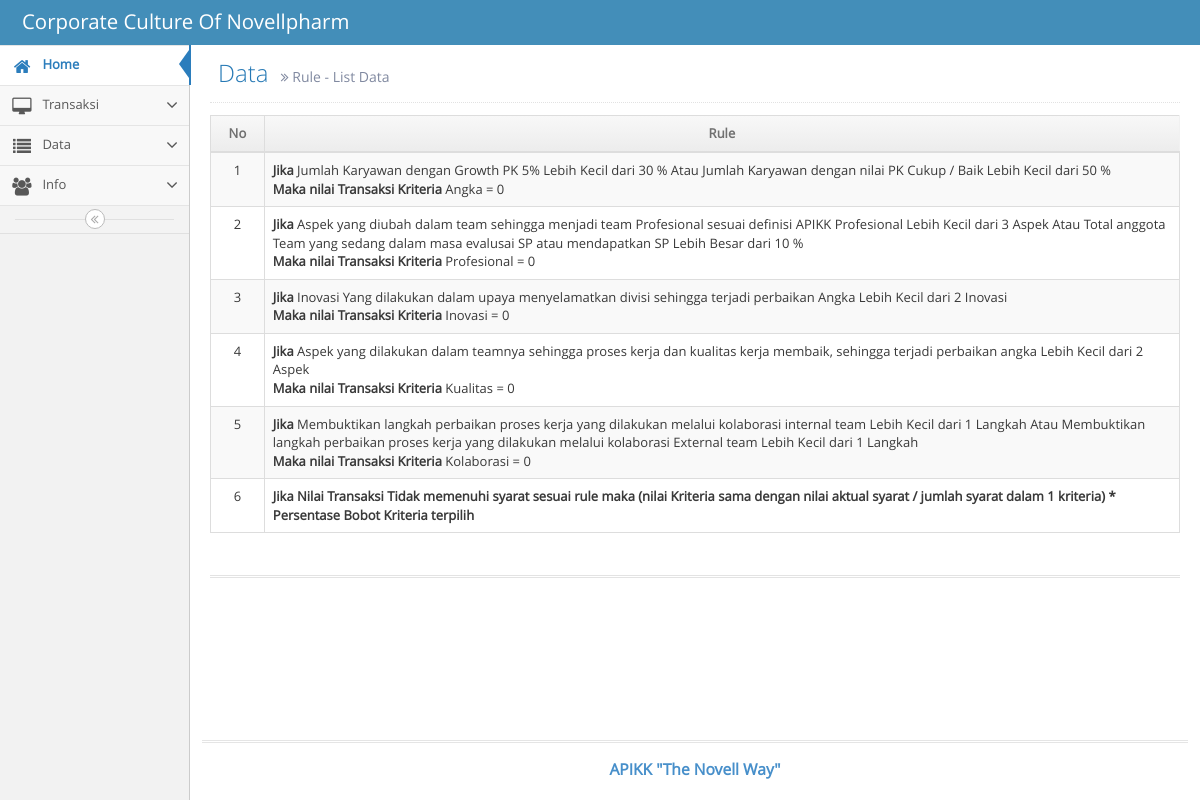
Screenshot of /index.php/rule with the database file from the repository.
### tables this page shows
CREATE TABLE `kriteria` (
  `idKriteria` int(11) NOT NULL AUTO_INCREMENT,
  `namaKriteria` text,
  `bobot` double DEFAULT NULL,
  `normalisasi` float DEFAULT NULL,
  `tipe` int(11) DEFAULT NULL,
  PRIMARY KEY (`idKriteria`)
);

CREATE TABLE `syarat` (
  `isyarat` int(11) NOT NULL AUTO_INCREMENT,
  `idKriteria` int(30) DEFAULT NULL,
  `Keterangan` text,
  `nilai` int(11) DEFAULT NULL,
  `satuan` varchar(50) DEFAULT NULL,
  `tipe` int(11) DEFAULT NULL COMMENT '0 Minimal, 1 Maksimal',
  PRIMARY KEY (`isyarat`)
);

### application/libraries/Template.php (called while the page is built)
<?php if ( ! defined('BASEPATH')) exit('No direct script access allowed');
class template {
		var $template_data = array();
		function set($name, $value)
		{
			$this->template_data[$name] = $value;
		}
		function load($template = '', $view = '' , $view_data = array(), $return = FALSE)
		{
			$this->CI =& get_instance();
			$this->set('contents', $this->CI->load->view($view, $view_data, TRUE));
			return $this->CI->load->view($template, $this->template_data, $return);
		}
}

### application/controllers/Rule.php (called while the page is built, shortened)
<?php
class Rule extends CI_Controller {
	public function index()
	{
		$data = array();
		$sql = "SELECT * FROM `kriteria`";
		$data['result'] = $this->db->query($sql)->result_array();
		$this->template->load('template_wp','rule/rule_view', $data);
	}
}

### index.php (called while the page is built, shortened)
<?php
require_once BASEPATH.'core/CodeIgniter.php';

### application/views/rule/rule_view.php (the view, shortened to what this page needs)
<div class="page-content">
	<div class="row">
		<div class="col-xs-12">
			<div class="clearfix">
        <div class="page-header">
					<h1>
						Data
						<small>
							<i class="ace-icon fa fa-angle-double-right"></i>
							Rule - List Data
						</small>
					</h1>
				</div>
			</div>
			<div>
        <table class="table table-striped table-bordered table-hover" width="90%">
          <thead>
            <tr>
              <th width="5%" class="center">No</th>
              <th width="85%" class="center">Rule</th>
            </tr>
          </thead>
          <tbody>
            <?php
              $i = 1;
              foreach ($result as $r) {
                ?>
                <tr>
                  <td class="center"><?php echo $i ?></td>
                  <td >
                  	<b>Jika </b>
                  	<?php
                  		$sq_kriteria = "SELECT * FROM `syarat` WHERE idKriteria=".$r['idKriteria'];
                  		$dt_kriteria = $this->db->query($sq_kriteria)->result_array();
                  		$n=0;
                  		foreach ($dt_kriteria as $d) {
                  			$ket = '';
                  			if($d['tipe']==0){
                  				$ket = ' Lebih Kecil dari';
                  			}else{
                  				$ket = ' Lebih Besar dari';
                  			}
                  			if($n==0){
                  				echo ' '.$d['Keterangan'].$ket.' '.$d['nilai'].' '.$d['satuan'];
                  			}else{
                  				echo ' Atau '.$d['Keterangan'].$ket.' '.$d['nilai'].' '.$d['satuan'];
                  			}
                  			$n++;
                  		}
                  	?>
                  	<br><b>Maka nilai Transaksi Kriteria</b> <?php echo $r['namaKriteria']?> = 0
                  </td>
                </tr>
                <?php
                $i++;
              }
            ?>
            <tr>
            	<td class="center"><?php echo $i++ ?></td>
            	<td>
                  	<b>Jika Nilai Transaksi Tidak memenuhi syarat sesuai rule maka (nilai Kriteria sama dengan nilai aktual syarat / jumlah syarat dalam 1 kriteria) * Persentase Bobot Kriteria terpilih </b>
                </td>
            </tr>
          </tbody>
        </table>
        <br>
			</div>
			<div class="hr hr2 hr-double"></div>
		</div>
	</div>
</div>

### rows the page displays
kriteria: namaKriteria "Angka"
syarat: Keterangan "Jumlah Karyawan dengan Growth PK 5%", tipe "Lebih Kecil dari", nilai "30", satuan "%"
syarat: Keterangan "Jumlah Karyawan dengan nilai PK Cukup / Baik", tipe "Lebih Kecil dari", nilai "50", satuan "%"
kriteria: namaKriteria "Profesional"
syarat: Keterangan "Aspek yang diubah dalam team sehingga menjadi team Profesional sesuai definisi APIKK Profesional", tipe "Lebih Kecil dari", nilai "3", satuan "Aspek"
syarat: Keterangan "Total anggota Team yang sedang dalam masa evalusai SP atau mendapatkan SP", tipe "Lebih Besar dari", nilai "10", satuan "%"
kriteria: namaKriteria "Inovasi"
syarat: Keterangan "Inovasi Yang dilakukan dalam upaya menyelamatkan divisi sehingga terjadi perbaikan Angka", tipe "Lebih Kecil dari", nilai "2", satuan "Inovasi"
kriteria: namaKriteria "Kualitas"
syarat: Keterangan "Aspek yang dilakukan dalam teamnya sehingga proses kerja dan kualitas kerja membaik, sehingga terjadi perbaikan angka", tipe "Lebih Kecil dari", nilai "2", satuan "Aspek"
kriteria: namaKriteria "Kolaborasi"
syarat: Keterangan "Membuktikan langkah perbaikan proses kerja yang dilakukan melalui kolaborasi internal team", tipe "Lebih Kecil dari", nilai "1", satuan "Langkah"
syarat: Keterangan "Membuktikan langkah perbaikan proses kerja yang dilakukan melalui kolaborasi External team", tipe "Lebih Kecil dari", nilai "1", satuan "Langkah"

### other values shown
$i++ "6"
